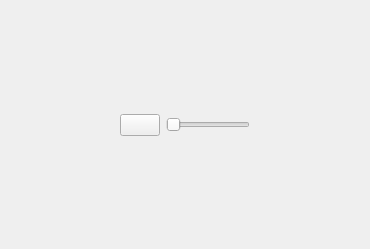
                    <widget class="QWidget" name="page_Voice">
                     <layout class="QVBoxLayout" name="verticalLayout_31">
                      <property name="spacing">
                       <number>0</number>
                      </property>
                      <property name="leftMargin">
                       <number>0</number>
                      </property>
                      <property name="topMargin">
                       <number>0</number>
                      </property>
                      <property name="rightMargin">
                       <number>0</number>
                      </property>
                      <property name="bottomMargin">
                       <number>0</number>
                      </property>
                      <item>
                       <spacer name="verticalSpacer_24">
                        <property name="orientation">
                         <enum>Qt::Vertical</enum>
                        </property>
                        <property name="sizeHint" stdset="0">
                         <size>
                          <width>20</width>
                          <height>101</height>
                         </size>
                        </property>
                       </spacer>
                      </item>
                      <item>
                       <widget class="QWidget" name="widget_71" native="true">
                        <layout class="QHBoxLayout" name="horizontalLayout_49">
                         <item>
                          <spacer name="horizontalSpacer_94">
                           <property name="orientation">
                            <enum>Qt::Horizontal</enum>
                           </property>
                           <property name="sizeHint" stdset="0">
                            <size>
                             <width>98</width>
                             <height>20</height>
                            </size>
                           </property>
                          </spacer>
                         </item>
                         <item>
                          <widget class="QWidget" name="widget_voicewid" native="true">
                           <layout class="QVBoxLayout" name="verticalLayout_30">
                            <property name="spacing">
                             <number>0</number>
                            </property>
                            <property name="leftMargin">
                             <number>0</number>
                            </property>
                            <property name="topMargin">
                             <number>0</number>
                            </property>
                            <property name="rightMargin">
                             <number>0</number>
                            </property>
                            <property name="bottomMargin">
                             <number>0</number>
                            </property>
                            <item>
                             <spacer name="verticalSpacer_22">
                              <property name="orientation">
                               <enum>Qt::Vertical</enum>
                              </property>
                              <property name="sizeHint" stdset="0">
                               <size>
                                <width>20</width>
                                <height>4</height>
                               </size>
                              </property>
                             </spacer>
                            </item>
                            <item>
                             <widget class="QWidget" name="widget_72" native="true">
                              <layout class="QHBoxLayout" name="horizontalLayout_48">
                               <property name="leftMargin">
                                <number>0</number>
                               </property>
                               <property name="topMargin">
                                <number>0</number>
                               </property>
                               <property name="rightMargin">
                                <number>0</number>
                               </property>
                               <property name="bottomMargin">
                                <number>0</number>
                               </property>
                               <item>
                                <widget class="QLabel" name="label_voicename">
                                 <property name="minimumSize">
                                  <size>
                                   <width>0</width>
                                   <height>0</height>
                                  </size>
                                 </property>
                                 <property name="maximumSize">
                                  <size>
                                   <width>16777215</width>
                                   <height>100000</height>
                                  </size>
                                 </property>
                                 <property name="text">
                                  <string/>
                                 </property>
                                 <property name="alignment">
                                  <set>Qt::AlignCenter</set>
                                 </property>
                                </widget>
                               </item>
                               <item>
                                <widget class="QPushButton" name="btn_voiceMute">
                                 <property name="maximumSize">
                                  <size>
                                   <width>10000</width>
                                   <height>100000</height>
                                  </size>
                                 </property>
                                 <property name="focusPolicy">
                                  <enum>Qt::TabFocus</enum>
                                 </property>
                                 <property name="styleSheet">
                                  <string notr="true"/>
                                 </property>
                                 <property name="text">
                                  <string/>
                                 </property>
                                </widget>
                               </item>
                               <item>
                                <widget class="QSlider" name="horizontalSlider_voicevalue">
                                 <property name="minimumSize">
                                  <size>
                                   <width>0</width>
                                   <height>0</height>
                                  </size>
                                 </property>
                                 <property name="maximumSize">
                                  <size>
                                   <width>10000</width>
                                   <height>16777215</height>
                                  </size>
                                 </property>
                                 <property name="orientation">
                                  <enum>Qt::Horizontal</enum>
                                 </property>
                                </widget>
                               </item>
                               <item>
                                <widget class="QLabel" name="label_voicevalue">
                                 <property name="minimumSize">
                                  <size>
                                   <width>0</width>
                                   <height>0</height>
                                  </size>
                                 </property>
                                 <property name="text">
                                  <string/>
                                 </property>
                                </widget>
                               </item>
                               <item>
                                <spacer name="horizontalSpacer_93">
                                 <property name="orientation">
                                  <enum>Qt::Horizontal</enum>
                                 </property>
                                 <property name="sizeHint" stdset="0">
                                  <size>
                                   <width>1</width>
                                   <height>20</height>
                                  </size>
                                 </property>
                                </spacer>
                               </item>
                              </layout>
                             </widget>
                            </item>
                            <item>
                             <spacer name="verticalSpacer_23">
                              <property name="orientation">
                               <enum>Qt::Vertical</enum>
                              </property>
                              <property name="sizeHint" stdset="0">
                               <size>
                                <width>20</width>
                                <height>3</height>
                               </size>
                              </property>
                             </spacer>
                            </item>
                           </layout>
                          </widget>
                         </item>
                         <item>
                          <spacer name="horizontalSpacer_95">
                           <property name="orientation">
                            <enum>Qt::Horizontal</enum>
                           </property>
                           <property name="sizeHint" stdset="0">
                            <size>
                             <width>97</width>
                             <height>20</height>
                            </size>
                           </property>
                          </spacer>
                         </item>
                        </layout>
                       </widget>
                      </item>
                      <item>
                       <spacer name="verticalSpacer_25">
                        <property name="orientation">
                         <enum>Qt::Vertical</enum>
                        </property>
                        <property name="sizeHint" stdset="0">
                         <size>
                          <width>20</width>
                          <height>101</height>
                         </size>
                        </property>
                       </spacer>
                      </item>
                     </layout>
                    </widget>
